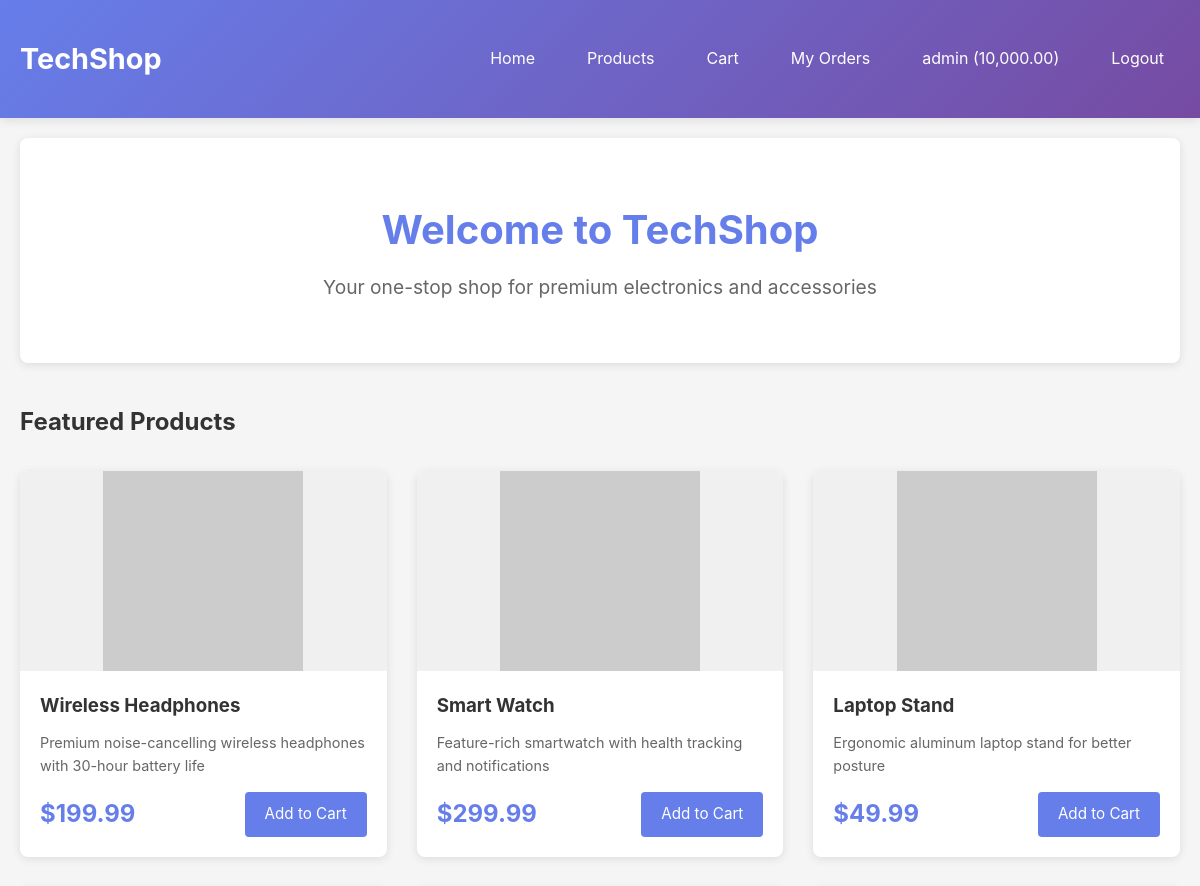
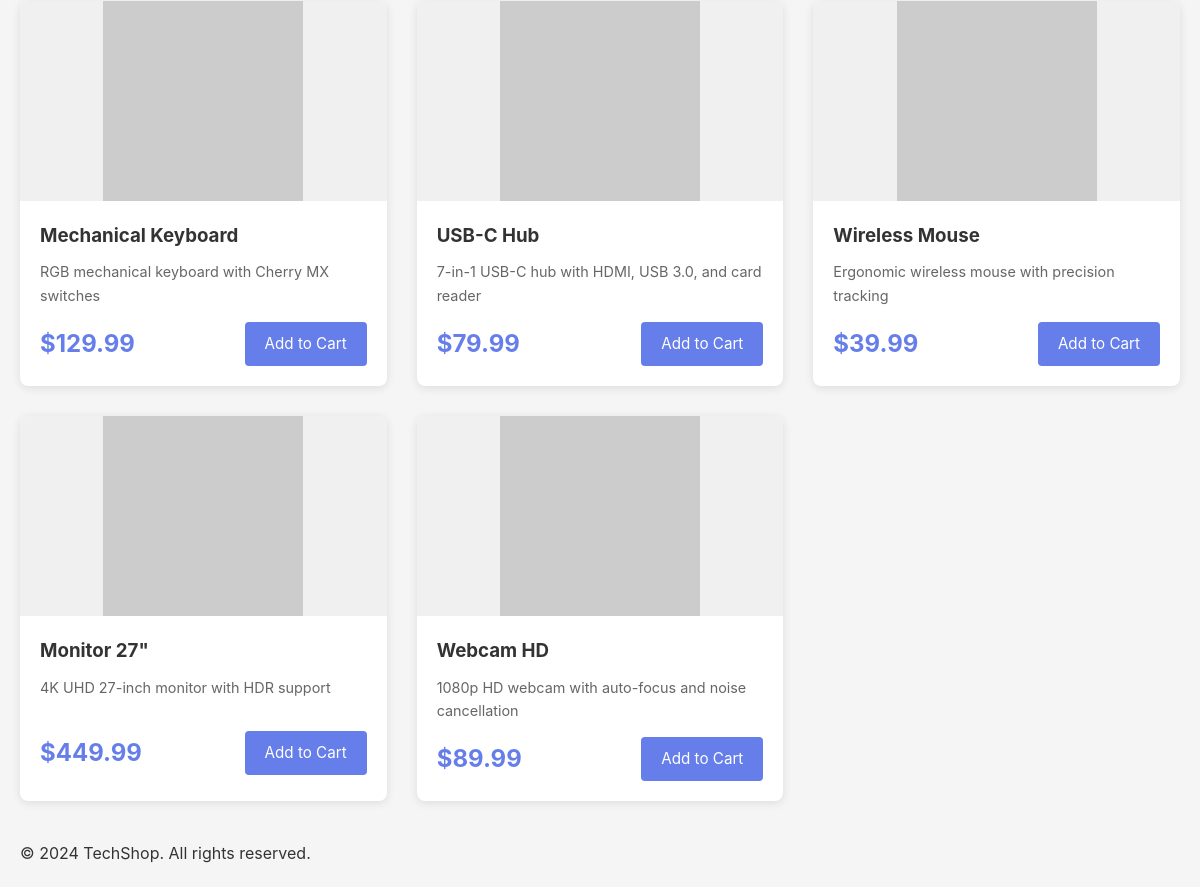
/index.php (signed in), run on the app's committed database (2 pictures, top to bottom).
### tables this page shows
CREATE TABLE users (
    id INT AUTO_INCREMENT PRIMARY KEY,
    username VARCHAR(50) UNIQUE NOT NULL,
    email VARCHAR(100) UNIQUE NOT NULL,
    password VARCHAR(255) NOT NULL,
    balance DECIMAL(10,2) DEFAULT 1000.00,
    role ENUM('customer', 'admin') DEFAULT 'customer',
    created_at TIMESTAMP DEFAULT CURRENT_TIMESTAMP
);

CREATE TABLE products (
    id INT AUTO_INCREMENT PRIMARY KEY,
    name VARCHAR(200) NOT NULL,
    description TEXT,
    price DECIMAL(10,2) NOT NULL,
    stock INT DEFAULT 0,
    image_url VARCHAR(255),
    category VARCHAR(50),
    created_at TIMESTAMP DEFAULT CURRENT_TIMESTAMP
);

### src/config.php (called while the page is built, shortened)
<?php
function getDB() {
    static $conn = null;
    if ($conn === null) {
        $conn = new mysqli(DB_HOST, DB_USER, DB_PASS, DB_NAME);
    }
    return $conn;
}
function getCurrentUser() {
    $db = getDB();
    $stmt = $db->prepare("SELECT id, username, email, balance, role FROM users WHERE id = ?");
    $stmt->bind_param("i", $_SESSION['user_id']);
    $stmt->execute();
    $result = $stmt->get_result();
    return $result->fetch_assoc();
}
function h($string) {
    return htmlspecialchars($string, ENT_QUOTES, 'UTF-8');
}
?>

### src/index.php (the view, shortened to what this page needs)
<?php
require_once 'config.php';
$db = getDB();
$products = [];
$result = $db->query("SELECT * FROM products WHERE stock > 0 ORDER BY created_at DESC");
if ($result) {
    $products = $result->fetch_all(MYSQLI_ASSOC);
}
$user = getCurrentUser();
?>
<!DOCTYPE html>
<html lang="en">
<head>
    <link rel="stylesheet" href="assets/css/style.css">
</head>
<body>
    <nav class="navbar">
        <div class="container">
            <div class="nav-brand">
                <h1>TechShop</h1>
            </div>
            <div class="nav-menu">
                <a href="index.php">Home</a>
                <a href="products.php">Products</a>
                <?php if ($user): ?>
                    <a href="cart.php">Cart</a>
                    <a href="orders.php">My Orders</a>
                    <a href="profile.php"><?php echo h($user['username']); ?> (<?php echo number_format($user['balance'], 2); ?>)</a>
                    <a href="logout.php">Logout</a>
                <?php else: ?>
                    <a href="login.php">Login</a>
                    <a href="register.php">Register</a>
                <?php endif; ?>
            </div>
        </div>
    </nav>
    <main class="container">
        <section class="hero">
            <h2>Welcome to TechShop</h2>
            <p>Your one-stop shop for premium electronics and accessories</p>
        </section>
        <section class="products-grid">
            <h2>Featured Products</h2>
            <div class="grid">
                <?php foreach ($products as $product): ?>
                <div class="product-card">
                    <div class="product-image">
                        <img src="<?php echo h($product['image_url']); ?>" alt="<?php echo h($product['name']); ?>">
                    </div>
                    <div class="product-info">
                        <h3><?php echo h($product['name']); ?></h3>
                        <p class="product-description"><?php echo h($product['description']); ?></p>
                        <div class="product-footer">
                            <span class="price">$<?php echo number_format($product['price'], 2); ?></span>
                            <?php if ($user): ?>
                                <a href="cart.php?add=<?php echo $product['id']; ?>" class="btn btn-primary">Add to Cart</a>
                            <?php else: ?>
                                <a href="login.php" class="btn btn-secondary">Login to Buy</a>
                            <?php endif; ?>
                        </div>
                    </div>
                </div>
                <?php endforeach; ?>
            </div>
        </section>
    </main>
    <footer>
        <div class="container">
            <p>&copy; 2024 TechShop. All rights reserved.</p>
        </div>
    </footer>
</body>
</html>

### src/assets/css/style.css (style rules this page uses)
* { margin: 0; padding: 0; box-sizing: border-box; }
body { font-family: -apple-system, BlinkMacSystemFont, 'Segoe UI', Roboto, Oxygen, Ubuntu, Cantarell, sans-serif; line-height: 1.6; color: #333; background-color: #f5f5f5; }
.container { max-width: 1200px; margin: 0 auto; padding: 20px; }
.navbar { background: linear-gradient(135deg, #667eea 0%, #764ba2 100%); color: white; padding: 1rem 0; box-shadow: 0 2px 10px rgba(0,0,0,0.1); }
.navbar .container { display: flex; justify-content: space-between; align-items: center; }
.nav-brand h1 { font-size: 1.8rem; font-weight: 700; }
.nav-menu { display: flex; gap: 20px; }
.nav-menu a { color: white; text-decoration: none; padding: 8px 16px; border-radius: 4px; transition: background-color 0.3s; }
.hero { text-align: center; padding: 60px 20px; background: white; border-radius: 8px; margin-bottom: 40px; box-shadow: 0 2px 10px rgba(0,0,0,0.1); }
.hero h2 { font-size: 2.5rem; margin-bottom: 10px; color: #667eea; }
.hero p { font-size: 1.2rem; color: #666; }
.products-grid { margin-top: 40px; }
.products-grid h2 { margin-bottom: 30px; color: #333; }
.grid { display: grid; grid-template-columns: repeat(auto-fill, minmax(280px, 1fr)); gap: 30px; }
.product-card { background: white; border-radius: 8px; overflow: hidden; box-shadow: 0 2px 10px rgba(0,0,0,0.1); transition: transform 0.3s, box-shadow 0.3s; }
.product-image { width: 100%; height: 200px; background: #f0f0f0; display: flex; align-items: center; justify-content: center; }
.product-image img { max-width: 100%; max-height: 100%; object-fit: cover; }
.product-info { padding: 20px; }
.product-info h3 { margin-bottom: 10px; color: #333; }
.product-description { color: #666; font-size: 0.9rem; margin-bottom: 15px; min-height: 40px; }
.product-footer { display: flex; justify-content: space-between; align-items: center; margin-top: 15px; }
.price { font-size: 1.5rem; font-weight: 700; color: #667eea; }
.btn { padding: 10px 20px; border: none; border-radius: 4px; cursor: pointer; text-decoration: none; display: inline-block; transition: background-color 0.3s; font-size: 0.95rem; }
.btn-primary { background-color: #667eea; color: white; }

### data on the page
users: username "admin", balance "10,000.00"
products: name "Wireless Headphones", description "Premium noise-cancelling wireless headphones with 30-hour battery life", price "199.99"
products: name "Smart Watch", description "Feature-rich smartwatch with health tracking and notifications", price "299.99"
products: name "Laptop Stand", description "Ergonomic aluminum laptop stand for better posture", price "49.99"
products: name "Mechanical Keyboard", description "RGB mechanical keyboard with Cherry MX switches", price "129.99"
products: name "USB-C Hub", description "7-in-1 USB-C hub with HDMI, USB 3.0, and card reader", price "79.99"
products: name "Wireless Mouse", description "Ergonomic wireless mouse with precision tracking", price "39.99"
products: name "Monitor 27\"", description "4K UHD 27-inch monitor with HDR support", price "449.99"
products: name "Webcam HD", description "1080p HD webcam with auto-focus and noise cancellation", price "89.99"
